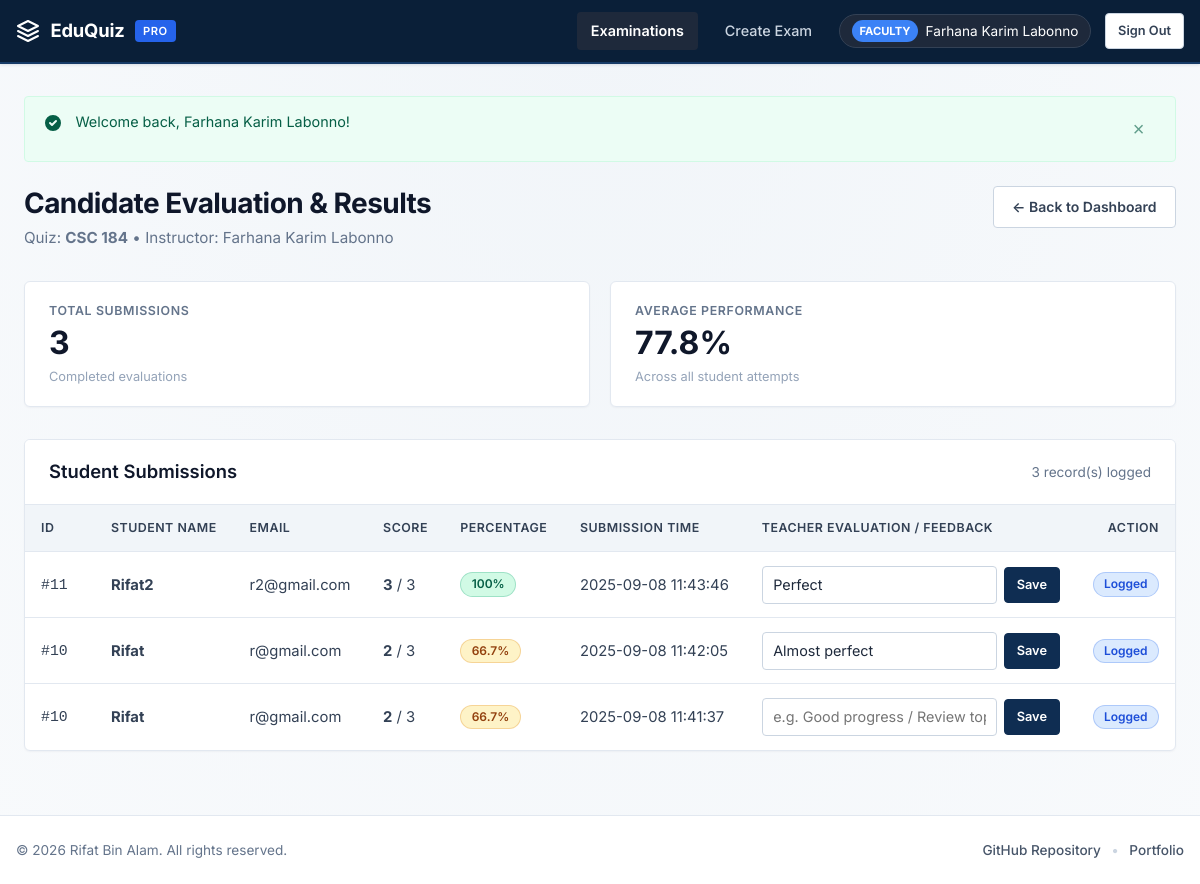
Page /view_results.php?qid=11 (signed in) on the committed database.
### tables this page shows
CREATE TABLE `quiz` (
  `quiz_id` int(11) NOT NULL,
  `teacher_id` int(11) NOT NULL,
  `quiz_name` varchar(200) NOT NULL,
  `date_created` datetime DEFAULT current_timestamp()
);

CREATE TABLE `teacher` (
  `teacher_id` int(11) NOT NULL,
  `t_name` varchar(100) NOT NULL,
  `email` varchar(100) NOT NULL,
  `password` varchar(100) NOT NULL,
  `phone_no` varchar(20) DEFAULT NULL,
  `status` enum('pending','approved') DEFAULT 'pending'
);

CREATE TABLE `score` (
  `score_id` int(11) NOT NULL,
  `student_id` int(11) NOT NULL,
  `quiz_id` int(11) NOT NULL,
  `score_point` int(11) NOT NULL,
  `total_point` int(11) NOT NULL,
  `date_created` datetime DEFAULT current_timestamp(),
  `feedback` varchar(255) DEFAULT NULL
);

CREATE TABLE `student` (
  `student_id` int(11) NOT NULL,
  `s_name` varchar(100) NOT NULL,
  `email` varchar(100) NOT NULL,
  `password` varchar(100) NOT NULL,
  `phone_no` varchar(20) DEFAULT NULL
);

### includes/security.php (called while the page is built, shortened)
<?php
require_once __DIR__ . '/auth.php';
function e(?string $string): string {
    return htmlspecialchars((string)($string ?? ''), ENT_QUOTES, 'UTF-8');
}
function validate_id($id): ?int {
    $filtered = filter_var($id, FILTER_VALIDATE_INT, ['options' => ['min_range' => 1]]);
    return ($filtered !== false) ? (int)$filtered : null;
}

### view_results.php (the view, shortened to what this page needs)
<?php
require_once __DIR__ . '/includes/db.php';
require_once __DIR__ . '/includes/auth.php';
require_once __DIR__ . '/includes/security.php';
$quiz_id = validate_id($_GET['qid'] ?? $_POST['quiz_id'] ?? null);
$q_stmt = $conn->prepare("SELECT q.quiz_id, q.quiz_name, q.teacher_id, q.date_created, t.t_name
                          FROM quiz q
                          LEFT JOIN teacher t ON q.teacher_id = t.teacher_id
                          WHERE q.quiz_id = ? LIMIT 1");
$q_stmt->bind_param("i", $quiz_id);
$q_stmt->execute();
$q_res = $q_stmt->get_result();
$quiz = $q_res->fetch_assoc();
$is_owner_teacher = false;
if (is_teacher()) {
    $is_owner_teacher = true;
}
$results = [];
$res_stmt = $conn->prepare("SELECT s.score_id, st.student_id, st.s_name, st.email, s.score_point, s.total_point, s.feedback, s.date_created
                            FROM score s
                            JOIN student st ON s.student_id = st.student_id
                            WHERE s.quiz_id = ?
                            ORDER BY s.score_id DESC");
if ($res_stmt) {
    $res_stmt->bind_param("i", $quiz_id);
    $res_stmt->execute();
    $res = $res_stmt->get_result();
    while ($row = $res->fetch_assoc()) {
        $results[] = $row;
    }
}
$total_submissions = count($results);
$avg_percentage = 0;
if ($total_submissions > 0) {
    $sum_pct = 0;
    foreach ($results as $r) {
        $tot = max(1, (int)$r['total_point']);
        $sum_pct += ((int)$r['score_point'] / $tot) * 100;
    }
    $avg_percentage = round($sum_pct / $total_submissions, 1);
}
require_once __DIR__ . '/includes/header.php';
?>
<div class="page-header">
    <div>
        <h1 class="page-title">Candidate Evaluation &amp; Results</h1>
        <p class="page-subtitle">
            Quiz: <strong><?php echo e($quiz['quiz_name']); ?></strong> &bull; Instructor: <?php echo e($quiz['t_name'] ?? 'Unassigned'); ?>
        </p>
    </div>
    <div class="page-actions">
        <?php if ($is_owner_teacher): ?>
            <a href="teacher_dashboard.php" class="btn btn-outline">&larr; Back to Dashboard</a>
        <?php else: ?>
            <a href="admin_dashboard.php" class="btn btn-outline">&larr; Back to Admin Oversight</a>
        <?php endif; ?>
    </div>
</div>
<div class="stats-grid">
    <div class="stat-card">
        <div class="stat-label">Total Submissions</div>
        <div class="stat-value"><?php echo $total_submissions; ?></div>
        <div class="stat-subtext">Completed evaluations</div>
    </div>
    <div class="stat-card">
        <div class="stat-label">Average Performance</div>
        <div class="stat-value"><?php echo $avg_percentage; ?>%</div>
        <div class="stat-subtext">Across all student attempts</div>
    </div>
</div>
<div class="card">
    <div class="card-header">
        <h2 class="card-title">Student Submissions</h2>
        <span style="font-size:0.85rem;color:var(--slate-500);"><?php echo $total_submissions; ?> record(s) logged</span>
    </div>
    <div class="card-body" style="padding:0;">
        <div class="table-responsive">
            <table class="data-table">
                <thead>
                    <tr>
                        <th style="width:70px;">ID</th>
                        <th>Student Name</th>
                        <th>Email</th>
                        <th>Score</th>
                        <th>Percentage</th>
                        <th>Submission Time</th>
                        <th>Teacher Evaluation / Feedback</th>
                        <?php if ($is_owner_teacher): ?>
                            <th style="text-align:right;">Action</th>
                        <?php endif; ?>
                    </tr>
                </thead>
                <tbody>
                    <?php if (empty($results)): ?>
                        <tr>
                            <td colspan="<?php echo $is_owner_teacher ? '8' : '7'; ?>" style="text-align:center;padding:2.5rem;color:var(--slate-400);">
                                No candidates have submitted attempts for this examination yet.
                            </td>
                        </tr>
                    <?php else: ?>
                        <?php foreach ($results as $row):
                            $tot = max(1, (int)$row['total_point']);
                            $pct = round(((int)$row['score_point'] / $tot) * 100, 1);
                            $badge_class = ($pct >= 70) ? 'badge-success' : (($pct >= 50) ? 'badge-pending' : 'badge-disabled');
                        ?>
                            <tr>
                                <td><code>#<?php echo e($row['student_id']); ?></code></td>
                                <td><strong><?php echo e($row['s_name']); ?></strong></td>
                                <td><?php echo e($row['email']); ?></td>
                                <td>
                                    <strong><?php echo e($row['score_point']); ?></strong> / <?php echo e($row['total_point']); ?>
                                </td>
                                <td>
                                    <span class="badge <?php echo $badge_class; ?>">
                                        <?php echo $pct; ?>%
                                    </span>
                                </td>
                                <td><?php echo e($row['date_created']); ?></td>
                                <td>
                                    <?php if ($is_owner_teacher): ?>
                                        <form method="POST" action="view_results.php?qid=<?php echo e($quiz_id); ?>" style="display:flex;gap:0.4rem;align-items:center;min-width:220px;">
                                            <input type="text" name="feedback" class="form-control" style="padding:0.4rem 0.65rem;font-size:0.9rem;min-height:38px;" placeholder="e.g. Good progress / Review topic 3" value="<?php echo e($row['feedback'] ?? ''); ?>">
                                            <button type="submit" name="submit_feedback" class="btn btn-primary btn-sm" style="flex-shrink:0;">Save</button>
                                        </form>
                                    <?php else: ?>
                                        <span style="font-size:0.875rem;color:var(--slate-700);">
                                            <?php echo !empty($row['feedback']) ? e($row['feedback']) : '<em>No feedback provided</em>'; ?>
                                        </span>
                                    <?php endif; ?>
                                </td>
                                <?php if ($is_owner_teacher): ?>
                                    <td style="text-align:right;">
                                        <span class="badge badge-info">Logged</span>
                                    </td>
                                <?php endif; ?>
                            </tr>
                        <?php endforeach; ?>
                    <?php endif; ?>
                </tbody>
            </table>
        </div>
    </div>
</div>
<?php require_once __DIR__ . '/includes/footer.php'; ?>

### rows in the picture
quiz: quiz_name "CSC 184", teacher.t_name "Farhana Karim Labonno"
score: student.student_id "11", student.s_name "Rifat2", student.email "r2@gmail.com", score_point "3", total_point "3", pct "100", date_created "2025-09-08 11:43:46", feedback "Perfect"
score: student.student_id "10", student.s_name "Rifat", student.email "r@gmail.com", score_point "2", total_point "3", pct "66.7", date_created "2025-09-08 11:42:05", feedback "Almost perfect"
score: student.student_id "10", student.s_name "Rifat", student.email "r@gmail.com", score_point "2", total_point "3", pct "66.7", date_created "2025-09-08 11:41:37"

### other values in the picture
$user_name "Farhana Karim Labonno"
$text "Welcome back, Farhana Karim Labonno!"
$total_submissions "3"
$avg_percentage "77.8"
